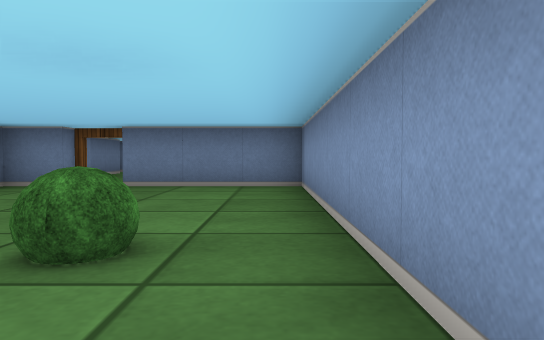
[1] (above)

22 first-person views from a walk through a cub3D level. The camera is about half as high as the walls, tilts 2° down and sees 70° across. The floor is counted in squares. Each view is taken from the middle of a square. On the plan, view 1 faces up. The plan holds only what a view shows up to about 9 squares ahead; the rest is blank.

[2]
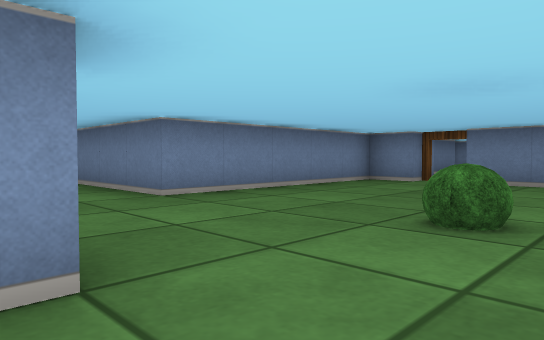

[3]
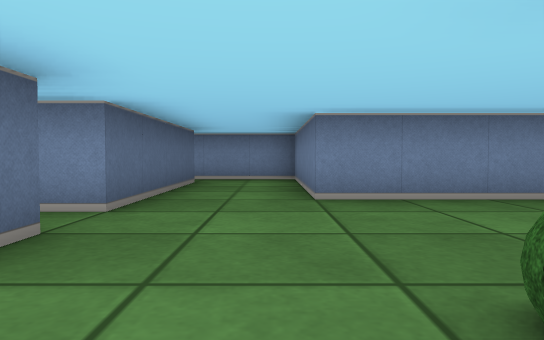

[4]
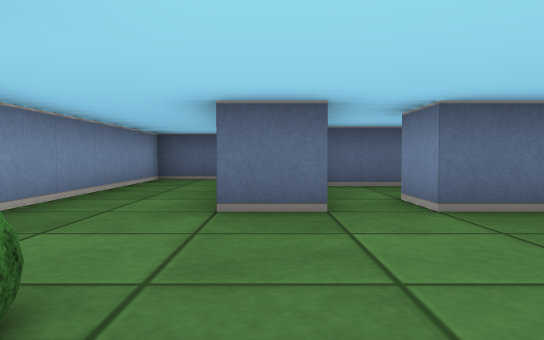

[5]
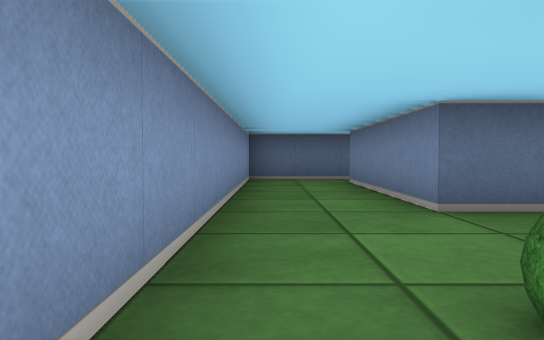

[6]
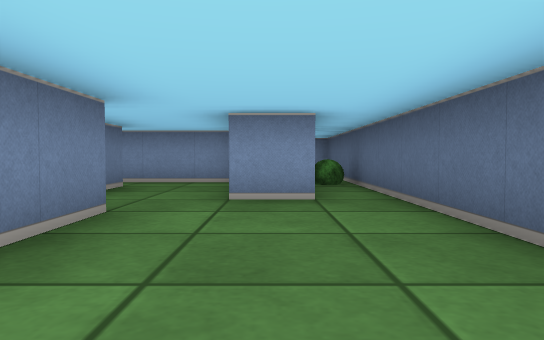

[7]
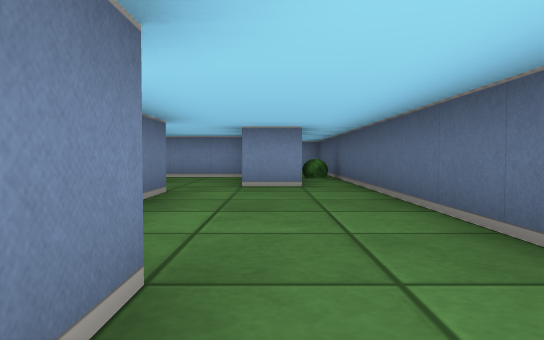

[8]
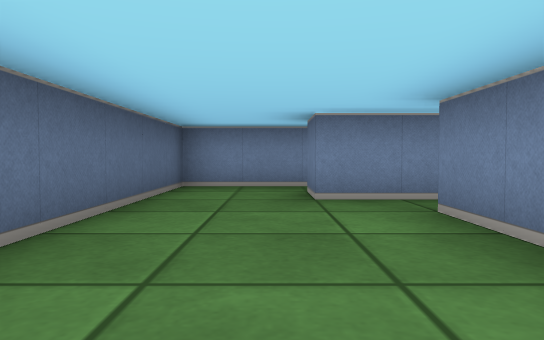

[9]
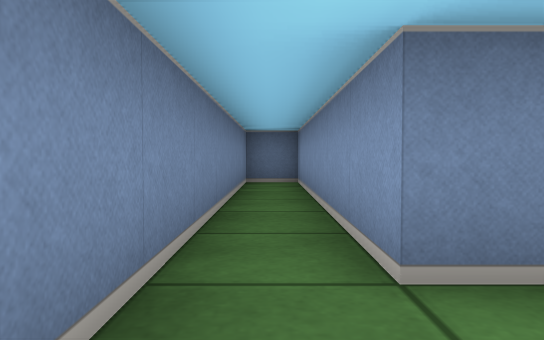

[10]
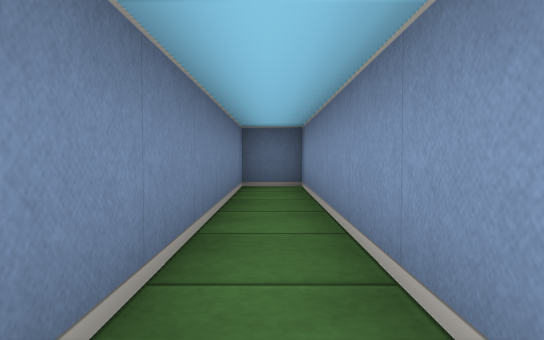

[11]
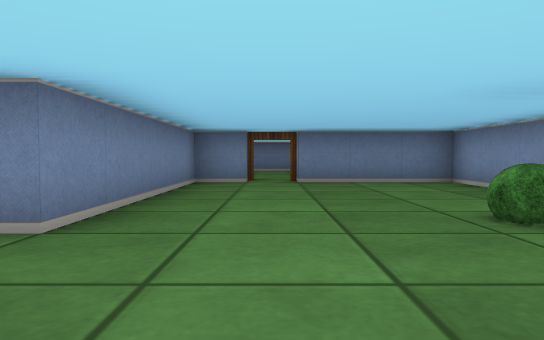

[12]
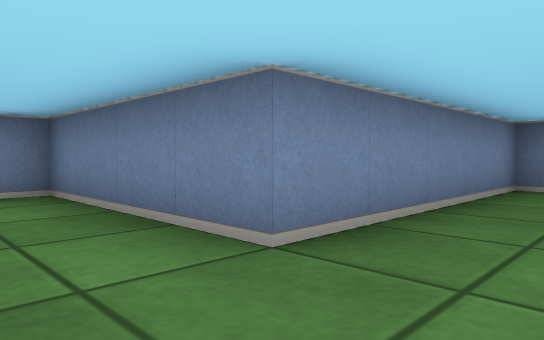

[13]
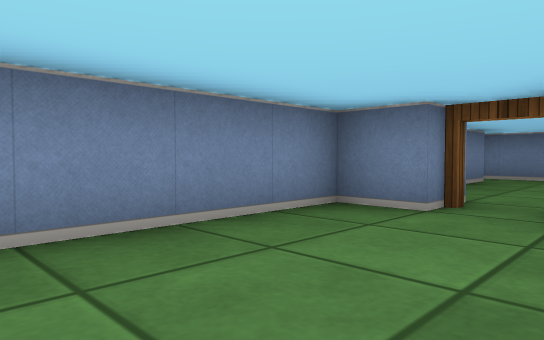

[14]
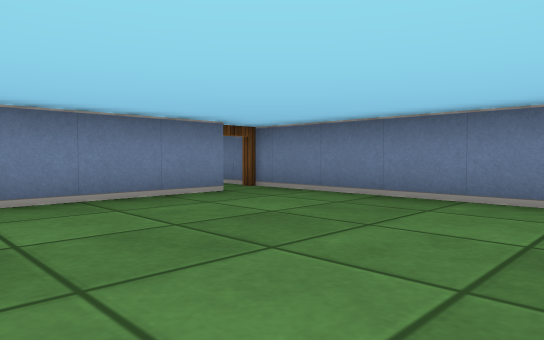

[15]
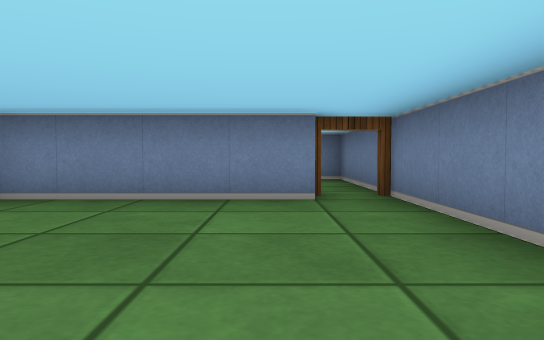

[16]
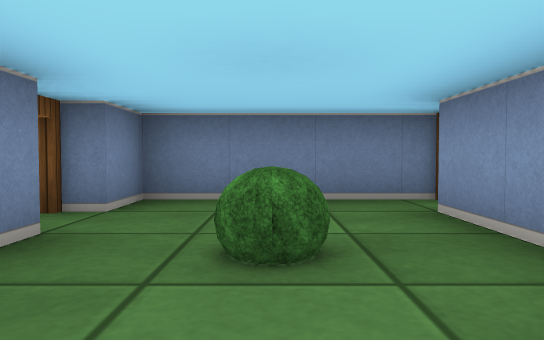

[17]
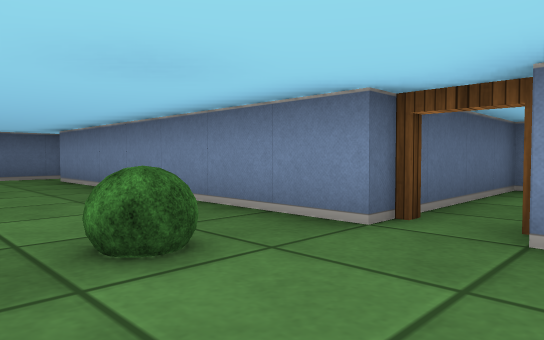

[18]
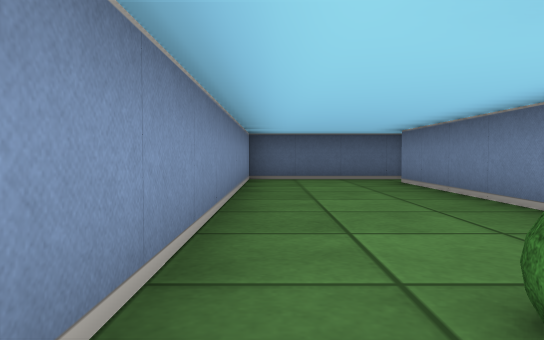

[19]
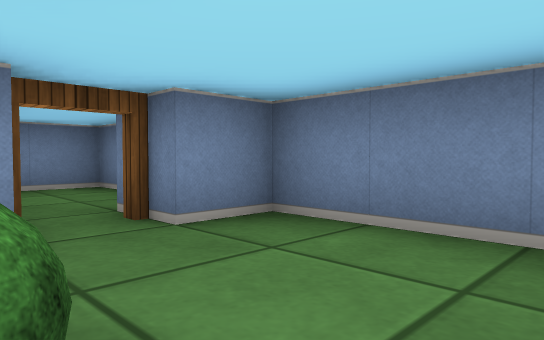

[20]
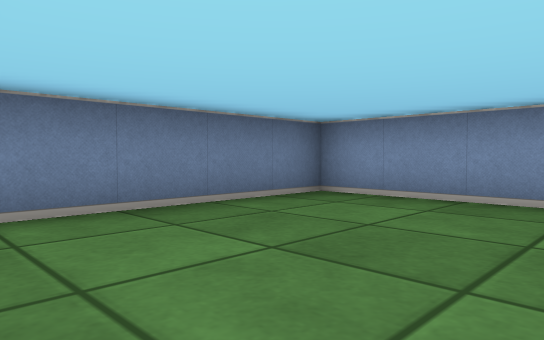

[21]
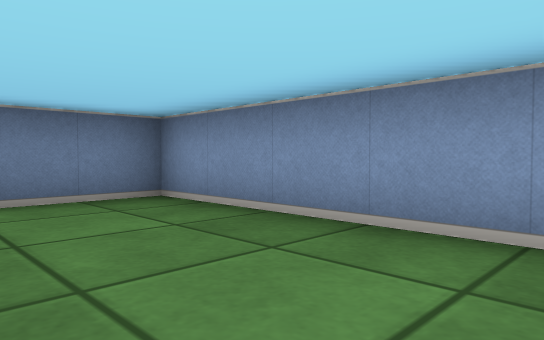

[22]
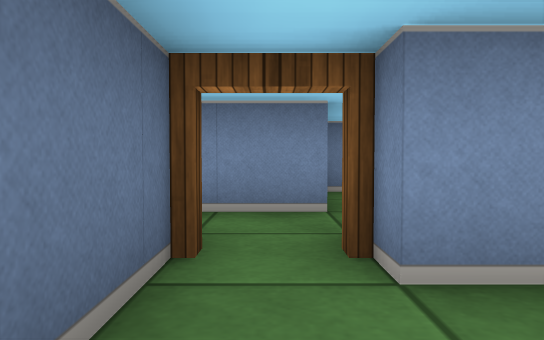

### Floor plan
Ten units are one square. View 1 is at (0, 0); x grows to the right and y downward. Boxes are objects, and circles mark ways between rooms. Rooms are numbered by the first view taken in them; rooms with no view inside come last. Other rooms are left out.
<svg viewBox="-130 -130 140 190">
<path fill="none" stroke="#000" d="M-26 5 -15 5 -15 45M-75 5 -35 5 -35 15M-35 -65 -45 -65 -45 -15 -85 -15 -85 8M-55 55 5 55 5 -65 -25 -65M-65 25 -95 25M-55 46 -55 35M-105 20 -105 35 -115 35M-115 55 -55 55M-115 35 -115 -25 -125 -25 -125 55 -115 55M-45 -116 -45 -78M5 -84 5 -125 -50 -125M-85 -105 -85 -35M-50 -125 -85 -125 -85 -115M-91 -25 -55 -25 -55 -115M-35 15 -42 15M-42 35 -29 35M-25 32 -25 11M-118 -125 -125 -125 -125 -105 -85 -105"/>
<rect x="-35" y="45" width="10" height="10" fill="#bbb"><title>bush</title></rect>
<rect x="-15" y="-25" width="10" height="10" fill="#bbb"><title>bush</title></rect>
<rect x="-75" y="-105" width="10" height="10" fill="#bbb"><title>bush</title></rect>
<circle cx="-50" cy="50" r="3" fill="#2a7"/>
<circle cx="-30" cy="-70" r="3" fill="#2a7"/>
<circle cx="-30" cy="10" r="3" fill="#2a7"/>
<circle cx="-110" cy="45" r="3" fill="#2a7"/>
<circle cx="-45" cy="25" r="3" fill="#2a7"/>
<circle cx="-50" cy="-120" r="3" fill="#2a7"/>
<circle cx="-90" cy="-110" r="3" fill="#2a7"/>
<text x="-30" y="-10">1</text>
<text x="-80" y="40">2</text>
<text x="-120" y="10">3</text>
<text x="-20" y="-100">4</text>
<text x="-70" y="-80">5</text>
<text x="-40" y="20">6</text>
<text x="-110" y="-120">7</text>
</svg>
Room 1 opens to room 2. Room 1 opens to room 4. Room 1 opens to room 6. Room 2 opens to room 3. Room 2 opens to room 6. Room 4 opens to room 5. Room 5 opens to room 7.

Where each view was taken, in squares from view 1:
view 1: 0 up, 0 right, facing up
view 2: 1 down, 0 right, facing up-left
view 3: 1 up, 0 right, facing left
view 4: 3 up, 2 left, facing down
view 5: 3 up, 0 right, facing down
view 6: 4 down, 10 left, facing right
view 7: 4 down, 12 left, facing right
view 8: 4 down, 6 left, facing left
view 9: 5 down, 12 left, facing up
view 10: 4 down, 12 left, facing up
view 11: 1 down, 3 left, facing up
view 12: 0 up, 3 left, facing up-left
view 13: 3 up, 2 left, facing up-left
view 14: 8 up, 0 right, facing up-left
view 15: 11 up, 0 right, facing left
view 16: 8 up, 7 left, facing up
view 17: 12 up, 6 left, facing down-left
view 18: 11 up, 6 left, facing down
view 19: 10 up, 6 left, facing up-left
view 20: 9 up, 4 left, facing up-right
view 21: 8 up, 2 left, facing up-right
view 22: 3 up, 7 left, facing left
